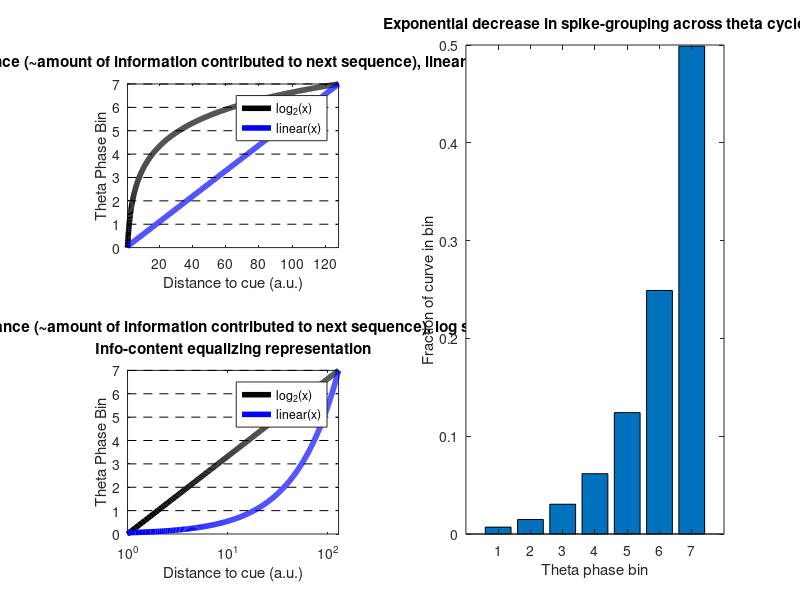

Write the MATLAB code that produced this figure. (Note: this script raises an error after producing the figure.)
close all
%x=0:50;
x=0:100;
x=0:200;
x=0:128;
maxPow=11.5;
maxPow=10;
maxPow=8;
maxPow=7;
maxPow=6.5;
maxPow=6.75;
maxPow=6.85;
maxPow=7;
x=0:0.1:(2^maxPow);

figure
subplot(2,2,1)
logH=plot(x,log2(x)*(7/maxPow),'k','LineWidth',4)

hold on
linH=plot(x,x/(x(end)/7),'b','LineWidth',4)

for i=1:7
    hold on
   plot([x(1)+0.0001 x(end)], [i i],'k--')
end


xlim([1 x(end)])
ylim([0 7])
pbaspect([1.29 1 1]) %same as Mehta et al., 2002
legend([logH linH],{'log_2(x)','linear(x)'},'Location','Best')
title({'Distance (~amount of information contributed to next sequence), linear scale'})

xlabel('Distance to cue (a.u.)')
ylabel('Theta Phase Bin')

subplot(2,2,3)

logH=plot(x,log2(x)*(7/maxPow),'k','LineWidth',4)
title({'Distance (~amount of information contributed to next sequence), log scale','Info-content equalizing representation'})
hold on
linH=plot(x,x/(x(end)/7),'b','LineWidth',4)

for i=1:7
    hold on
   plot([x(1)+0.0001 x(end)], [i i],'k--')
end


xlim([1 x(end)])
ylim([0 7])
pbaspect([1.29 1 1]) %same as Mehta et al., 2002
set(gca,'xscale','log')

legend([logH linH],{'log_2(x)','linear(x)'},'Location','Best')
%legend([logH linH],{'log(x)','linear(x)'})

xlabel('Distance to cue (a.u.)')
ylabel('Theta Phase Bin')

subplot(2,2,[2 4])

binCollectionBias=NaN(7,1);

for i=1:7
   currBinCount=length(find( log2(x)*(7/maxPow) > (i-1) & log2(x)*(7/maxPow) < (i)));
   binCollectionBias(i)=currBinCount/length(x);
end


bar(1:7,binCollectionBias)
xlabel('Theta phase bin')
ylabel('Fraction of curve in bin')

title('Exponential decrease in spike-grouping across theta cycle')

uberTitle({'Logarithmic precession as correcting for info content disparity of place cell spikes', ' across theta cycle about upcoming theta sequence message'},20)